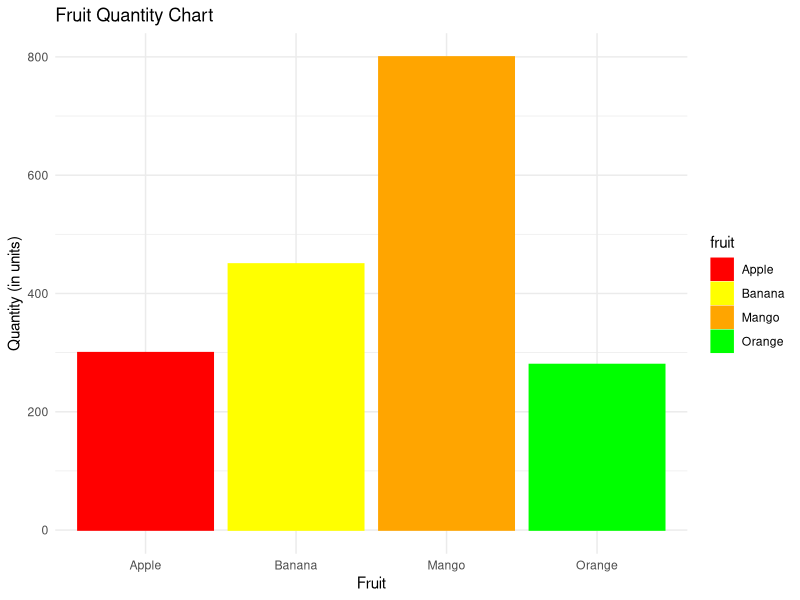
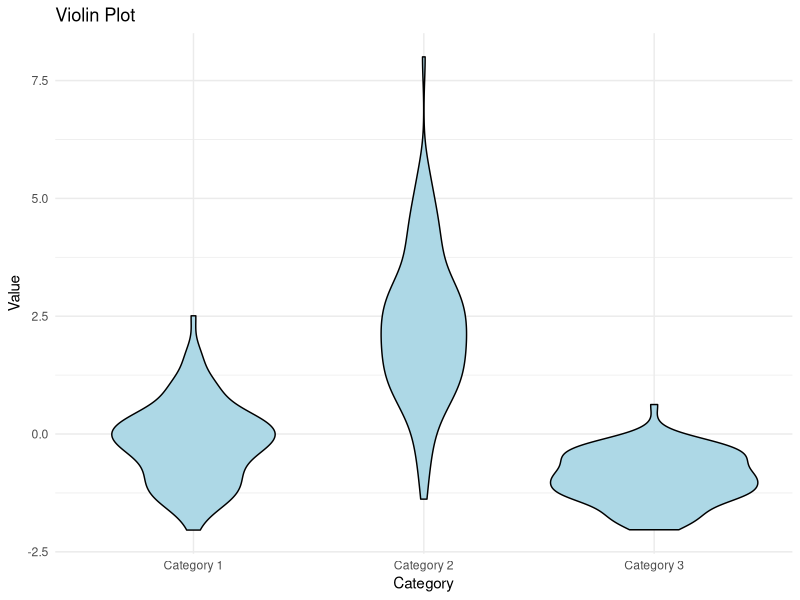
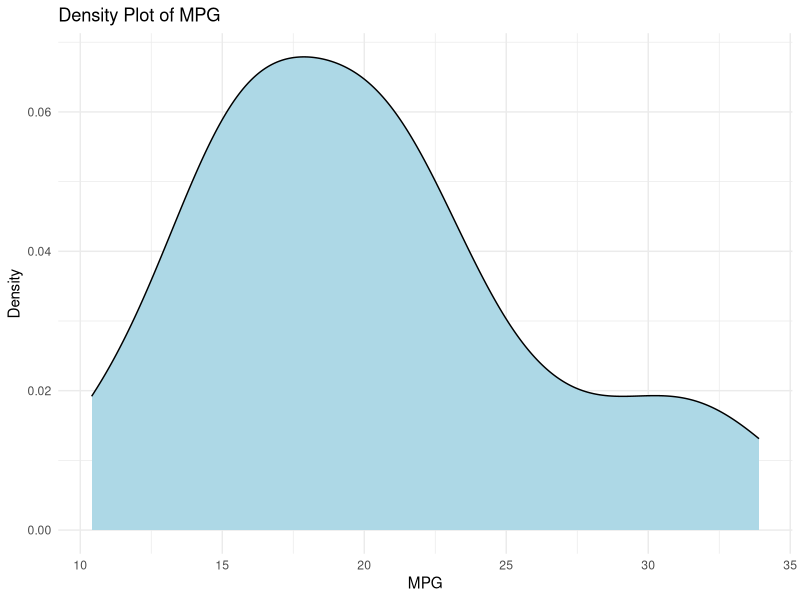
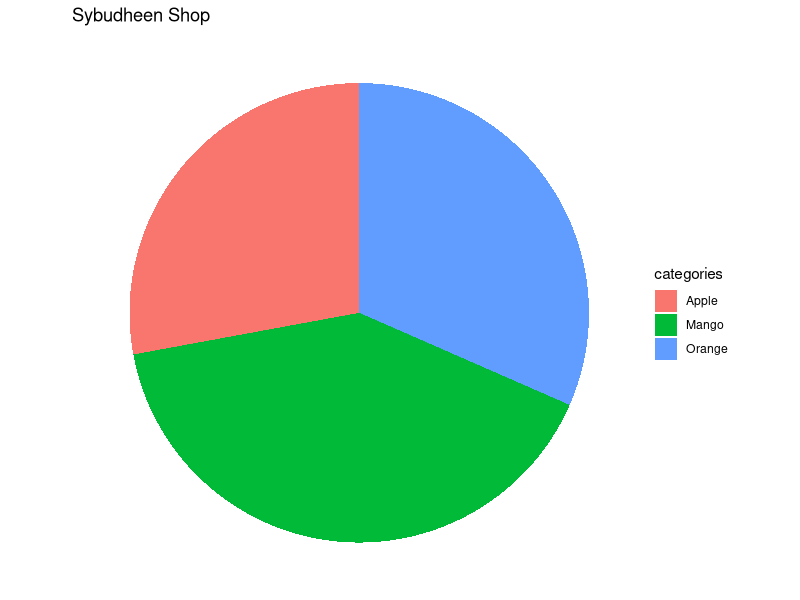
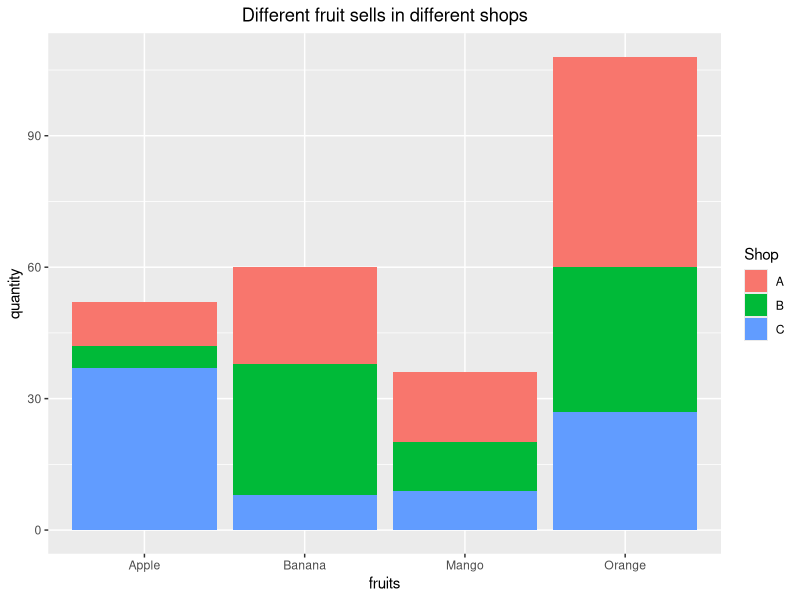
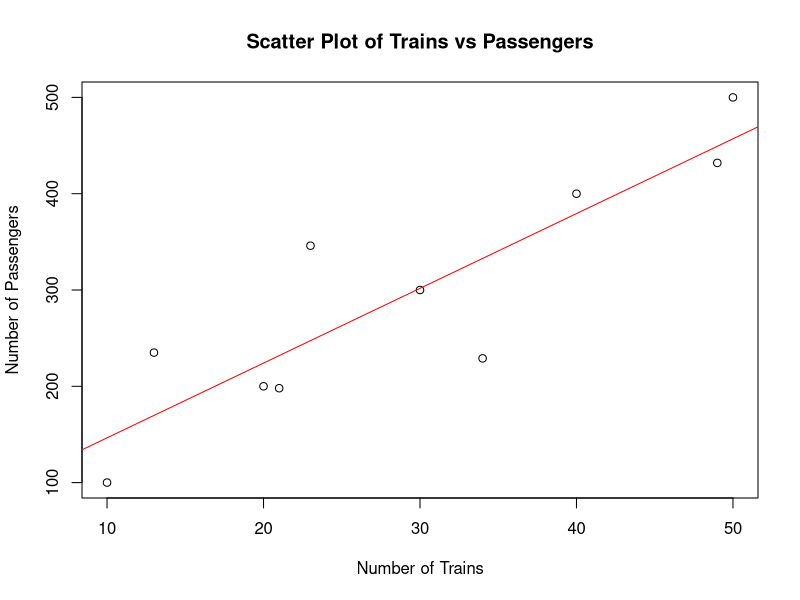
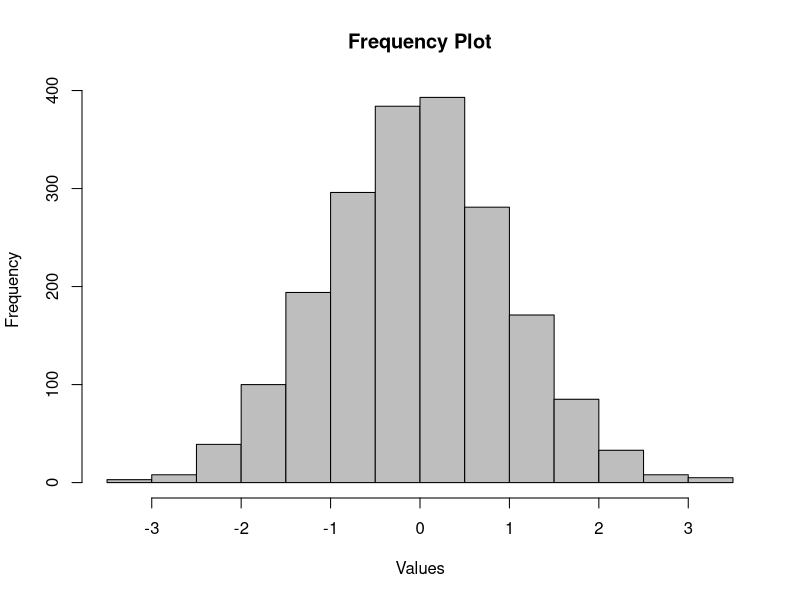

The R script that drew these images, in order:
#Exemplo
library(ggplot2)

data <- data.frame(
  fruit = c("Apple", "Banana", "Orange", "Mango"),
  quantity = c(300, 450, 280, 800),
  color = c("red", "yellow", "orange", "green")
)
bar_chart <- ggplot(data, aes(x = fruit, 
                              y = quantity,
                              fill = fruit,
                              color = fruit)) +
  geom_bar(stat = "identity") +
  labs(title = "Fruit Quantity Chart", 
       x = "Fruit", y = "Quantity (in units)") +
  scale_fill_manual(values = data$color) + 
  scale_color_manual(values = data$color) + 
  theme_minimal()
bar_chart


#Exemplo
library(ggplot2)

data <- data.frame(
  category = rep(c("Category 1", "Category 2", "Category 3"), each = 100),
  value = c(rnorm(100, mean = 0, sd = 1),
            rnorm(100, mean = 2, sd = 1.5),
            rnorm(100, mean = -1, sd = 0.5))
)

violin_plot <- ggplot(data, aes(x = category, y = value)) +
  geom_violin(fill = "lightblue", color = "black") +
  labs(title = "Violin Plot", x = "Category", y = "Value") +
  theme_minimal()

print(violin_plot)


#Exemplo
library(ggplot2)

# Load mtcars dataset
data(mtcars)

# Select the variable for the density plot
data <- mtcars$mpg

# Create the density plot
density_plot <- ggplot() +
  geom_density(aes(x = data), fill = "lightblue", color = "black") +
  labs(title = "Density Plot of MPG", x = "MPG", y = "Density") +
  theme_minimal()

print(density_plot)

#Exemplo
library(ggplot2)

data <- data.frame(categories = c("Mango", "Apple", "Orange"),
                   values = c(520, 358, 405))
pie_chart <- ggplot(data, aes(x = "", y = values, fill = categories)) + 
  geom_bar(width = 1, stat = "identity") + 
  coord_polar("y", start = 0) + 
  labs(title = "Sybudheen Shop", x = "Fruits", y = "total") + 
  theme_void()
pie_chart


#Exemplo

# creating data frame
fruits <- c(rep("Apple", 3), rep("Mango", 3),
            rep("Banana", 3), rep("Orange", 3))
quantity <- sample.int(50, 12)

Shop <- rep(c('A', 'B', 'C'),4)

data <- data.frame(fruits, Shop, quantity)

# plotting graph
ggplot(data, aes(fill = Shop, y = quantity, x = fruits))+
  geom_bar(position = "stack", stat = "identity")+
  ggtitle("Different fruit sells in different shops")+
  theme(plot.title = element_text(hjust = 0.5))


#Exemplo
trains <- c(10, 20, 30, 40, 50, 34, 23, 49, 21, 13)
passengers <- c(100, 200, 300, 400, 500, 
                229, 346, 432, 198, 235)

plot(trains, passengers,
     xlab = "Number of Trains", 
     ylab = "Number of Passengers", 
     main = "Scatter Plot of Trains vs Passengers")
abline(lm(passengers~trains), col = "red")


#Exemplo
x <- rnorm(2000)
hist(x, main = "Frequency Plot", 
     xlab = "Values", 
     ylab = "Frequency", 
     col = "gray",
     border = "black")


